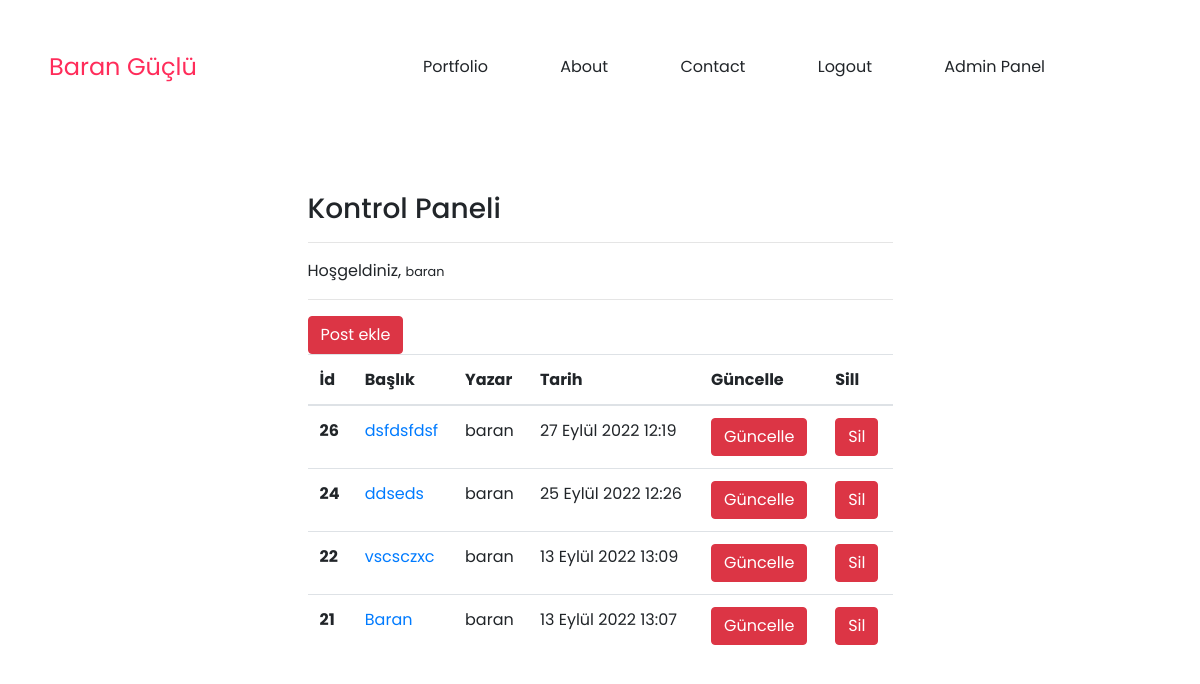
Page /posts/dashboard/ (signed in) on the earlier database version.
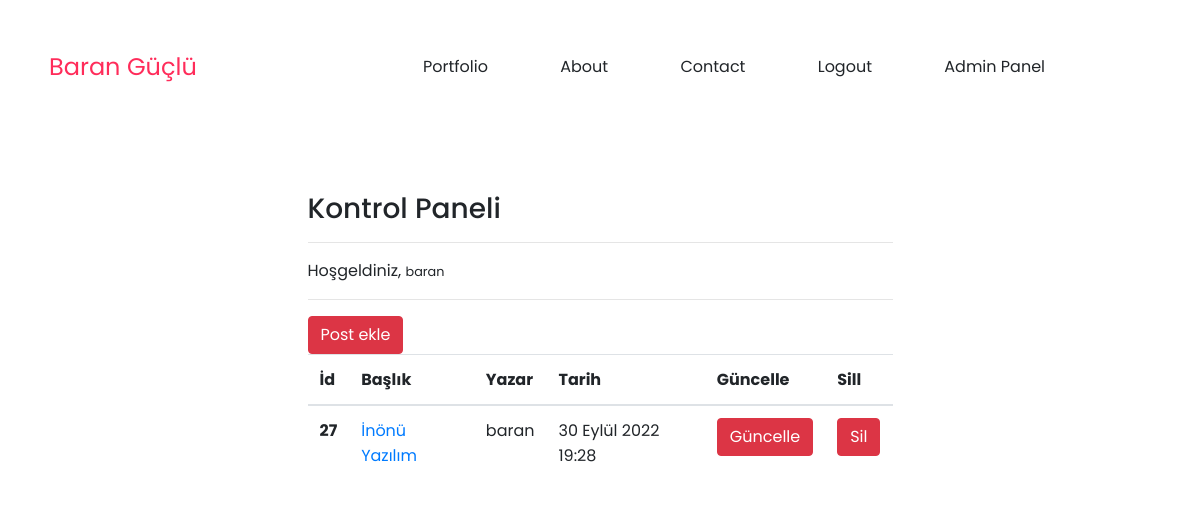
Same page on the later database version.
### Post/models.py (models this page shows, shortened)
class Post(models.Model):
    author=models.ForeignKey("auth.User",on_delete=models.CASCADE,verbose_name="Kullanıcı")
    title = models.CharField(max_length=50,verbose_name="Başlık")
    content=RichTextField()
    created_date=models.DateTimeField(auto_now_add=True,verbose_name="Tarih")
    post_image=models.FileField(blank=True,null=True,verbose_name="Posta fotoğraf ekleyin")
    class Meta:
        ordering = ['-created_date']

### Post/views.py (the view)
# urls.py: path("dashboard/",views.dashboard,name="dashboard"),
@login_required(login_url="user:login")
def dashboard(request):
    posts=Post.objects.filter(author=request.user)
    context={
        "posts":posts
    }
    return render(request,"dashboard.html",context)

### templates/dashboard.html (shortened to what this page needs)
<html>
{% load static %}
<head>
    <link rel="stylesheet" href="https://cdnjs.cloudflare.com/ajax/libs/animate.css/3.7.0/animate.min.css">
    <link rel="stylesheet" href="https://cdn.jsdelivr.net/npm/bootstrap@4.0.0/dist/css/bootstrap.min.css">
    <link rel="stylesheet" href="https://use.fontawesome.com/releases/v5.7.1/css/all.css">
    <link rel="stylesheet" href="{% static 'css/index.css'%}">
</head>
<body>
    <header id="header" class="animated slideInDown" style="animation-delay:1.8s;">
        <table>
            <tr>
                <td id="logo">Baran Güçlü</td>
                <td id="navigation">
                    <a href="/">Portfolio</a>
                    <a href="/">About</a>
                    <a href="/">Contact</a>
                    {% if request.user.is_authenticated %}
                        <a href="{% url 'user:logout'%}">Logout</a>
                        <a href="{% url 'post:dashboard'%}">Admin Panel</a>
                    {% else %}
                        <a href="{% url 'user:login'%}">Login</a>
                    {% endif%}
                </td>
            </tr>
        </table>
    </header>
<br><br><br><br><br><br><br><br>
<div class="row">
    <div class="col-md-6 offset-md-3">
        <h3>Kontrol Paneli</h3>
        <hr>
        <p>Hoşgeldiniz, <small>{{request.user.username}}</small></p>
        <hr>
        <a class="btn btn-danger" href="{% url 'post:addpost'%}">Post ekle</a>
        {% if posts %}
        <table class="table">
  <thead>
    <tr>
        <th scope="col">İd</th>
        <th scope="col">Başlık</th>
        <th scope="col">Yazar</th>
        <th scope="col">Tarih</th>
        <th scope="col">Güncelle</th>
        <th scope="col">Sill</th>
    </tr>
  </thead>
  <tbody>
    {% for post in posts %}
        <tr>
            <th scope="row">{{post.id}}</th>
            <td><a href="{% url 'post:detail' post.id %}">{{post.title}}</a></td>
            <td>{{post.author.username}}</td>
            <td>{{post.created_date}}</td>
            <td><a href="{% url 'post:update' post.id %}" class="btn btn-danger">Güncelle</a></td>
            <td><a href="{% url 'post:delete' post.id %}" class="btn btn-danger">Sil</a></td>
        </tr>
    {% endfor %}
  </tbody>
</table>
        {% else %}
        <div class="alert alert-danger">Henüz post mevcut değil.</div>
        {% endif %}
    </div>
</div>
</body>
</html>

### static/css/index.css (style rules this page uses)
body { font-family: 'Poppins', sans-serif; padding:0px; margin:0px; max-width:100vw; overflow-x:hidden; scroll-behavior: smooth; }
header { width:92vw; padding:6vh 4vw; position:fixed; font-weight:bold; background:transparent; color:#fff; transition:0.4s ease-in-out; z-index:2; }
header table { width:100%; }
#logo { width:20%; }
#navigation { width:80%; }
#logo { font-size:24px; color:rgb(255, 44, 90); }
#navigation { text-align:right; }
#navigation a { color:inherit; text-decoration:none; padding:5px 10px; border-bottom:2px solid transparent; margin-left:4vw; transition:0.4s ease-in-out; }
::placeholder { color:#000; }

Differences in the rows shown:
removed Post: id "26", title "dsfdsfdsf", author.username "baran", created_date "27 Eylül 2022 12:19"
removed Post: id "24", title "ddseds", author.username "baran", created_date "25 Eylül 2022 12:26"
removed Post: id "22", title "vscsczxc", author.username "baran", created_date "13 Eylül 2022 13:09"
removed Post: id "21", title "Baran", author.username "baran", created_date "13 Eylül 2022 13:07"
added Post: id "27", title "İnönü Yazılım", author.username "baran", created_date "30 Eylül 2022 19:28"
